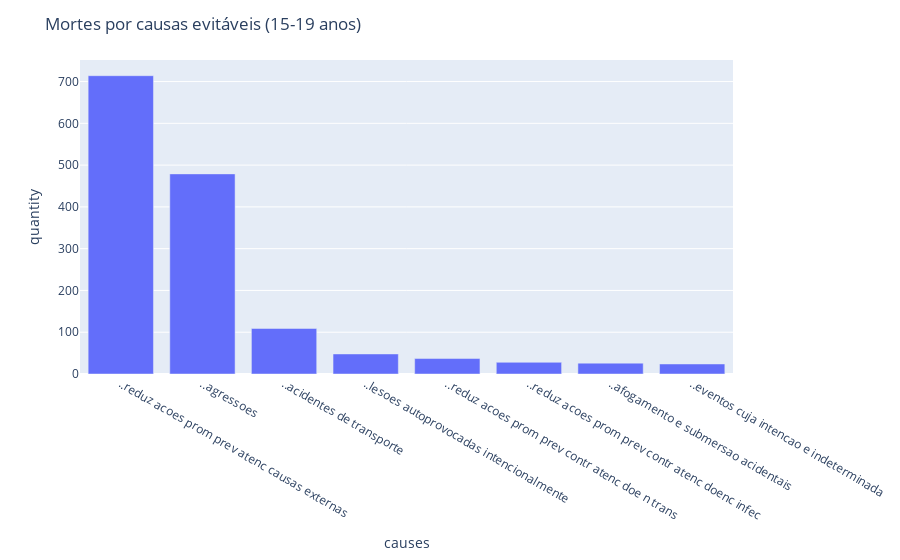

The notebook cell saved with this chart:
### Code cell
plot_death_by_causes(df_young, "Mortes por causas evitáveis (15-19 anos)")

### Figure 1 — Plotly figure (JSON) as saved in the notebook; plotly's stock layout.template omitted (floating-point values rounded to 4 significant figures)
{"data": [{"alignmentgroup": "True", "hovertemplate": "causes=%{x}<br>quantity=%{y}<extra></extra>", "legendgroup": "", "marker": {"color": "#636efa", "pattern": {"shape": ""}}, "name": "", "offsetgroup": "", "orientation": "v", "showlegend": false, "textposition": "auto", "type": "bar", "x": ["..reduz acoes prom prev contr atenc doenc infec", "..reduz acoes prom prev contr atenc doe n trans", "..reduz acoes prom prev atenc causas externas", "..acidentes de transporte", "..afogamento e submersao acidentais", "..lesoes autoprovocadas intencionalmente", "..agressoes", "..eventos cuja intencao e indeterminada"], "xaxis": "x", "y": [28, 37, 714, 109, 26, 48, 479, 24], "yaxis": "y"}], "layout": {"barmode": "relative", "legend": {"tracegroupgap": 0}, "margin": {"t": 60}, "title": {"text": "Mortes por causas evitáveis (15-19 anos)"}, "xaxis": {"anchor": "y", "categoryorder": "total descending", "domain": [0, 1], "title": {"text": "causes"}}, "yaxis": {"anchor": "x", "domain": [0, 1], "title": {"text": "quantity"}}}}
